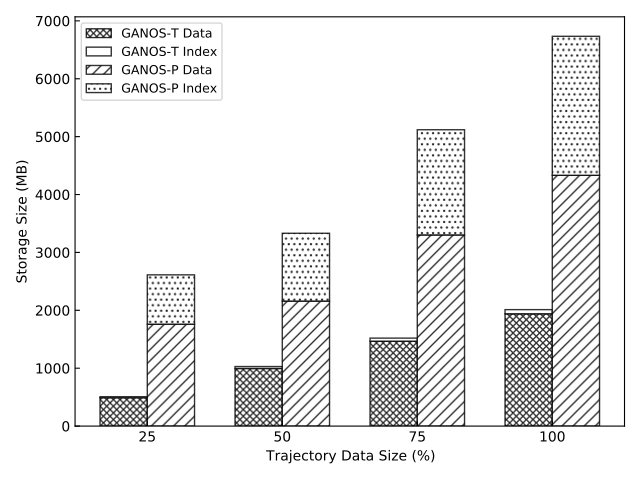

Source code (Python):
import matplotlib
import matplotlib.pyplot as plt
import numpy as np


matplotlib.rcParams['xtick.direction'] = 'in'
matplotlib.rcParams['ytick.direction'] = 'in'


def autolabel(rects, ax):
    """Attach a text label above each bar in *rects*, displaying its height."""
    for rect in rects:
        height = rect.get_height()
        ax.annotate('{}'.format(height),
                    xy=(rect.get_x() + rect.get_width() / 2, height),
                    xytext=(0, 3),  # 3 points vertical offset
                    textcoords="offset points",
                    ha='center', va='bottom')


def storage_size(data_file = ''):
    labels = ['25', '50', '75', '100']
    seg_data = [490.865, 994.822, 1466, 1940]
    seg_index = [17.005, 33.963, 53.698, 71.878]
    point_data = [1760, 2159, 3302, 4332]
    point_index = [852.798, 1171.943, 1817.317, 2401.379]

    x = np.arange(len(labels))  # the label locations
    width = 0.35  # the width of the bars

    fig, ax = plt.subplots()
    rects1 = ax.bar(x - width/2, seg_data, width, label='GANOS-T Data', alpha=0.8, color="w", edgecolor="k", hatch="xxxxx")
    ax.bar(x - width/2, seg_index, width, label='GANOS-T Index', bottom=seg_data, alpha=0.8, color="w", edgecolor="k")
    rects2 = ax.bar(x + width/2, point_data, width, label='GANOS-P Data', alpha=0.8, color="w", edgecolor="k", hatch="///")
    ax.bar(x + width/2, point_index, width, label='GANOS-P Index', bottom=point_data, alpha=0.8, color="w", edgecolor="k", hatch="...")

    # Add some text for labels, title and custom x-axis tick labels, etc.
    ax.set_ylabel('Storage Size (MB)')
    ax.set_xlabel('Trajectory Data Size (%)')
    # ax.set_title('Trajectory Data Size (%)')
    ax.set_xticks(x)
    ax.set_xticklabels(labels)
    ax.legend(prop={'size': 9}, loc='upper left')

    # autolabel(rects1)
    # autolabel(rects2)

    fig.tight_layout()

    pixel = plt.gcf()
    pixel.savefig('./AIS_exp/storage-size.pdf', format='pdf', dpi=300)


if __name__ == '__main__':
    storage_size()
